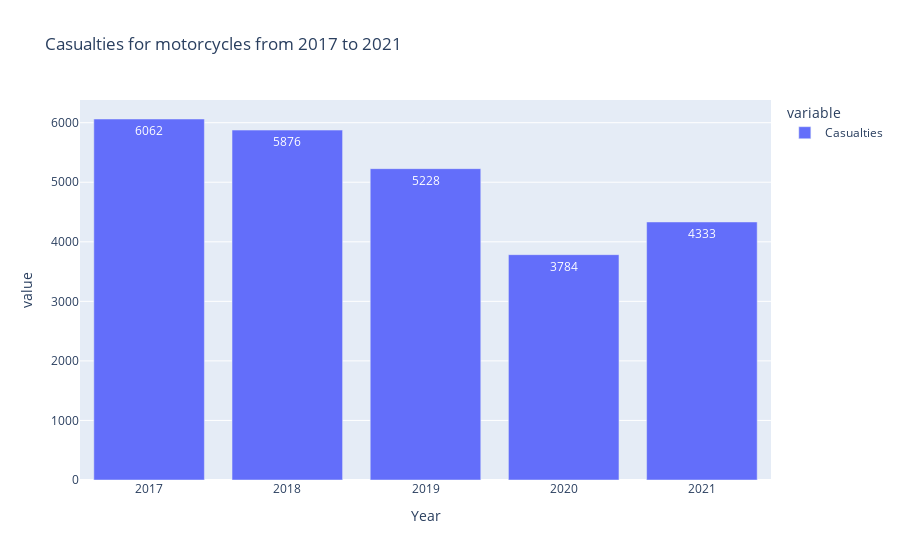

Notebook source saved alongside this figure:
### Code cell
dfcm=pd.DataFrame({'Year':[2017,2018,2019,2020,2021],'Casualties':[dcm17,dcm18,dcm19,dcm20,dcm21]})
dfcm1 = dfcm.set_index('Year')
fig = px.bar(dfcm1, text_auto=True, title='Casualties for motorcycles from 2017 to 2021')

fig.show()

### Figure 1 — Plotly figure (JSON) as saved in the notebook; plotly's stock layout.template omitted (floating-point values rounded to 4 significant figures)
{"data": [{"alignmentgroup": "True", "hovertemplate": "variable=Casualties<br>Year=%{x}<br>value=%{y}<extra></extra>", "legendgroup": "Casualties", "marker": {"color": "#636efa", "pattern": {"shape": ""}}, "name": "Casualties", "offsetgroup": "Casualties", "orientation": "v", "showlegend": true, "textposition": "auto", "texttemplate": "%{y}", "type": "bar", "x": [2017, 2018, 2019, 2020, 2021], "xaxis": "x", "y": [6062, 5876, 5228, 3784, 4333], "yaxis": "y"}], "layout": {"barmode": "relative", "legend": {"title": {"text": "variable"}, "tracegroupgap": 0}, "title": {"text": "Casualties for motorcycles from 2017 to 2021"}, "xaxis": {"anchor": "y", "domain": [0, 1], "title": {"text": "Year"}}, "yaxis": {"anchor": "x", "domain": [0, 1], "title": {"text": "value"}}}}
